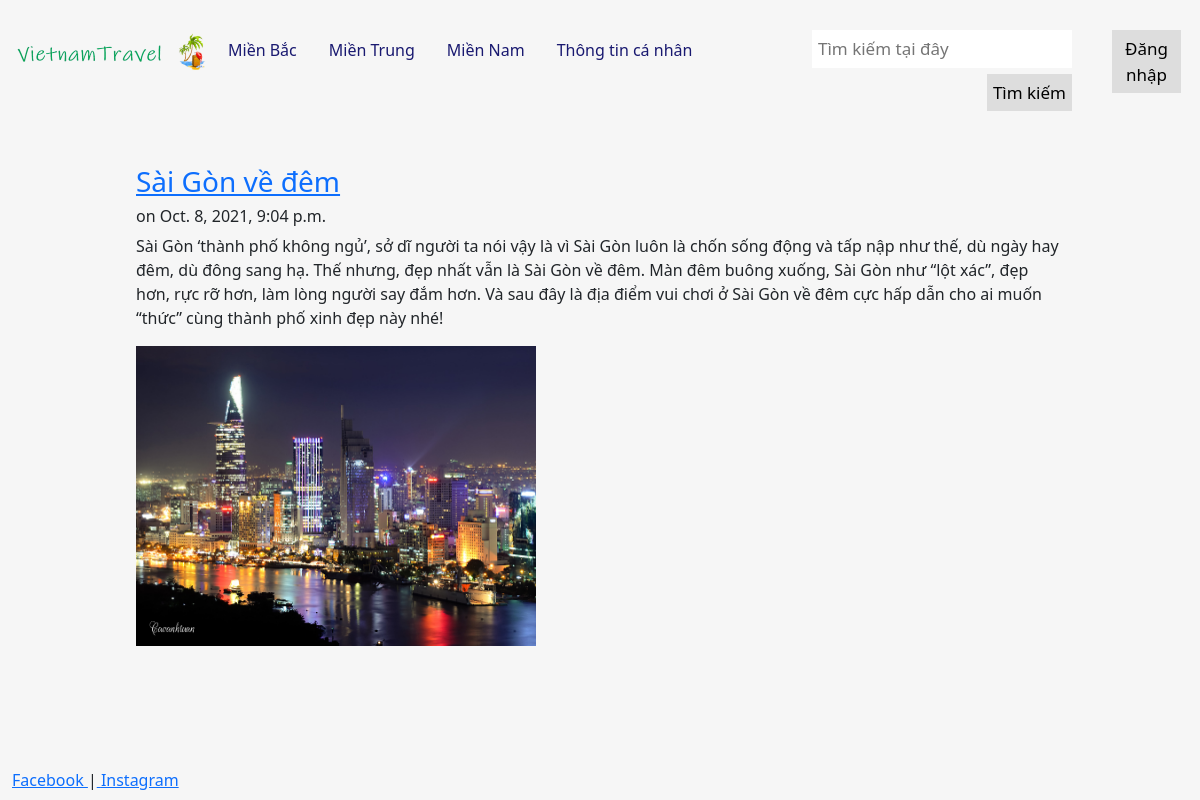
Screenshot of /southtravel/1/ with the database file from the repository.
### southtravel/models.py (models this page shows, shortened)
class Post_South(models.Model):
    title = models.CharField(max_length=500)
    content = models.TextField()
    image = models.ImageField(upload_to='images')
    created_at = models.DateTimeField(auto_now_add=True)
    upload_to = models.DateTimeField(auto_now=True)

### southtravel/views.py (the view)
# urls.py: path('southtravel/<int:id>/', views.post)
def post(request, id):
    post = Post_South.objects.get(id = id)
    return render(request, 'southtravel/postSouth.html', {'postSouth': post})

### southtravel/templates/southtravel/postSouth.html (shortened to what this page needs)
<!DOCTYPE html>
<html lang="en">
<head>
    {% load static %}
    <link rel="stylesheet" href="{%  static 'css/bootstrap.min.css' %}" type="text/css">
</head>
<body>
    <br>
    <div class="container-fluid" style="min-height: 93%">
        <div class="row" style="color: #ffffff">
            <div class="col-sm-2">
                <div style="text-align: left;">
                    <a href="/"><img src="{% static 'images/logo.png' %}" class="responsive-img" style="max-height: 60px"/></a>
                </div>
                <br>
            </div>
            <div class="col-sm-6">
                <div class="bs-sliderbar">
                    <ul class="nav">
                        <li><a class="nav-link" href="/northtravel" style="color: midnightblue">Miền Bắc</a></li>
                        <li><a class="nav-link" href="/centraltravel" style="color: midnightblue">Miền Trung</a></li>
                        <li><a class="nav-link" href="/southtravel" style="color: midnightblue">Miền Nam</a></li>
                        <li><a class="nav-link" href="/information" style="color: midnightblue">Thông tin cá nhân</a></li>
                    </ul>
                </div>
            </div>
            <div class="col-sm-3">
                <div class="search-container">
                    <form action="/">
                        <input type="text" placeholder="Tìm kiếm tại đây" name="search">
                        <button type="submit">Tìm kiếm</button>
                    </form>
                </div>
            </div>
            <div class="col-sm-1">
                <button type="submit">Đăng nhập</button>
            </div>
        </div>
        <br>
        <div class="row">
            <div class="col-sm-1">
            </div>
            <div class="col-sm-10">
                <br>
                <div class="container-fluid">
                    {% block content %}
                        <h3><a href="/northtravel/{{ postSouth.id }}">{{ postSouth.title }}</a></h3>
                        <h6>on {{ postSouth.upload_to }}</h6>
                        {{ postSouth.content|safe|linebreaks }}
                        <img src="{{ postSouth.image.url }}" alt="" class="img-responsive" style="width: 400px; height: 300px">
                    {% endblock %}
                </div>
            </div>
            <div class="col-sm-1">
            </div>
        </div>
    </div>
    <footer>
        <div class="container-fluid">
            <a href="https://www.facebook.com/vhuytran.2610/">Facebook </a>|<a href="https://www.instagram.com/vhuy.tran/"> Instagram</a>
        </div>
    </footer>
</body>
</html>

### southtravel/templates/southtravel/postSouth.html (style rules this page uses)
html, body { height: 100%; background-color: #f6f6f6; }
.col-sm-6 { margin-top: 6px; }
.col-sm-10 { margin-top: 6px; }
.col-sm-3 .search-container { float: right; }
.col-sm-3 input[type=text] { padding: 6px; margin-top: 6px; font-size: 17px; border: none; }
.col-sm-3 .search-container button { float: right; padding: 6px; margin-top: 6px; margin-right: 16px; background: #ddd; font-size: 17px; border: none; cursor: pointer; }
.col-sm-1 button { float: right; padding: 6px; margin-top: 6px; margin-right: 7px; background: #ddd; font-size: 17px; border: none; cursor: pointer; }

### rows the page displays
Post_South: title "Sài Gòn về đêm", upload_to "Oct. 8, 2021, 9:04 p.m.", content "Sài Gòn ‘thành phố không ngủ’, sở dĩ người ta nói vậy là vì Sài Gòn luôn là chốn sống động và tấp nập như thế, dù ngày hay đêm, dù đông sang hạ. Thế nhưng, đẹp nhất vẫn là Sài Gòn về đêm. Màn đêm buông xuống, Sài Gòn như “lột xác”, đẹp hơn, rực rỡ hơn, làm lòng người say đắm hơn. Và sau đây là địa điểm vui chơi ở Sài Gòn về đêm cực hấp dẫn cho ai muốn “thức” cùng thành phố xinh đẹp này nhé!", image (picture)
